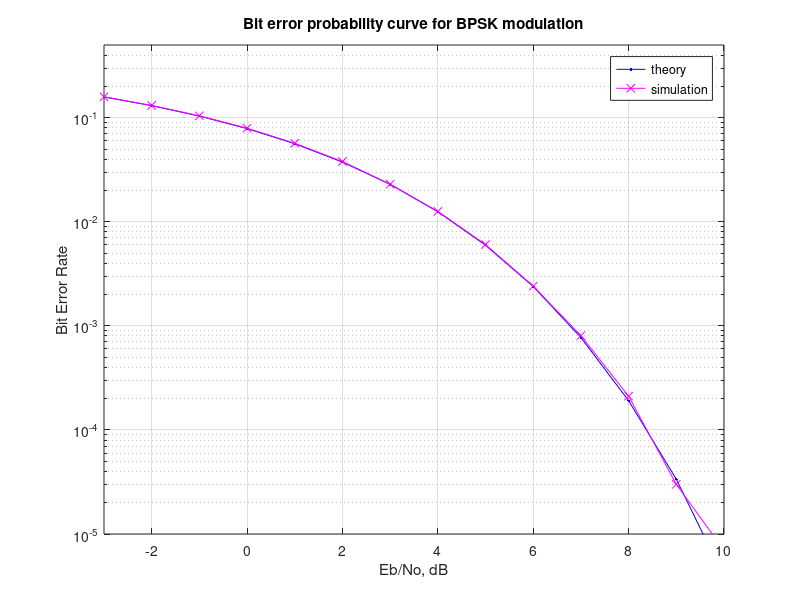
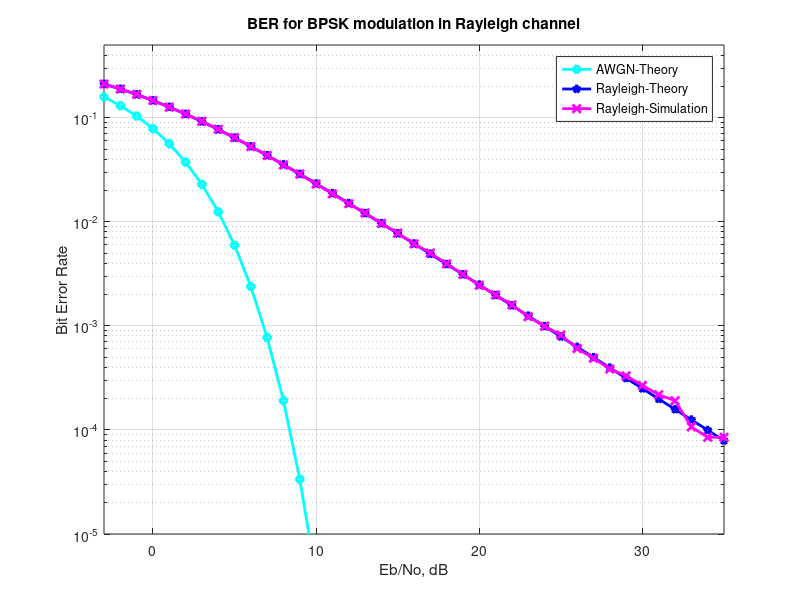

MATLAB code for these plots, in order:
clear 

N = 10^6 % number of bits or symbols 
rand('state',100); % initializing the rand() function 
randn('state',200); % initializing the randn() function

% Transmitter 
ip = rand(1,N)>0.5; % generating 0,1 with equal probability 
s = 2*ip-1; % BPSK modulation 0 -> -1; 1 -> 1 
n = 1/sqrt(2)*[randn(1,N) + j*randn(1,N)]; % white gaussian noise, 0dB variance 
Eb_N0_dB = [-3:10]; % multiple Eb/N0 values 
for ii = 1:length(Eb_N0_dB) 

% Noise addition 
y = s + 10^(-Eb_N0_dB(ii)/20)*n; % additive white gaussian noise 
% receiver - hard decision decoding 
ipHat = real(y)>0; 

% counting the errors 
nErr(ii) = size(find([ip- ipHat]),2); 
end 
simBer = nErr/N; % simulated ber 
theoryBer = 0.5*erfc(sqrt(10.^(Eb_N0_dB/10))); % theoretical ber 

% plot 
figure 1
semilogy(Eb_N0_dB,theoryBer,'b.-'); 
hold on 
semilogy(Eb_N0_dB,simBer,'mx-'); 
axis([-3 10 10^-5 0.5]) 
grid on 
legend('theory', 'simulation'); 
xlabel('Eb/No, dB'); 
ylabel('Bit Error Rate'); 
title('Bit error probability curve for BPSK modulation');


%%BER For BPSK Modulation in Rayleigh fading channel
ip = rand(1,N)>0.5; % generating 0,1 with equal probability
s = 2*ip-1; % BPSK modulation 0 -> -1; 1 -> 0 

 
Eb_N0_dB = [-3:35]; % multiple Eb/N0 values

for ii = 1:length(Eb_N0_dB)
   
   n = 1/sqrt(2)*[randn(1,N) + j*randn(1,N)]; % white gaussian noise, 0dB variance 
   h = 1/sqrt(2)*[randn(1,N) + j*randn(1,N)]; % Rayleigh channel
   
   % Channel and noise Noise addition
   y = h.*s + 10^(-Eb_N0_dB(ii)/20)*n; 

   % equalization
   yHat = y./h;

   % receiver - hard decision decoding
   ipHat = real(yHat)>0;

   % counting the errors
   nErr(ii) = size(find([ip- ipHat]),2);

end

simBer = nErr/N; % simulated ber
theoryBerAWGN = 0.5*erfc(sqrt(10.^(Eb_N0_dB/10))); % theoretical ber
EbN0Lin = 10.^(Eb_N0_dB/10);
theoryBer = 0.5.*(1-sqrt(EbN0Lin./(EbN0Lin+1)));

% plot

figure 2
semilogy(Eb_N0_dB,theoryBerAWGN,'cd-','LineWidth',2);
hold on
semilogy(Eb_N0_dB,theoryBer,'bp-','LineWidth',2);
semilogy(Eb_N0_dB,simBer,'mx-','LineWidth',2);
axis([-3 35 10^-5 0.5])
grid on
legend('AWGN-Theory','Rayleigh-Theory', 'Rayleigh-Simulation');
xlabel('Eb/No, dB');
ylabel('Bit Error Rate');
title('BER for BPSK modulation in Rayleigh channel');

